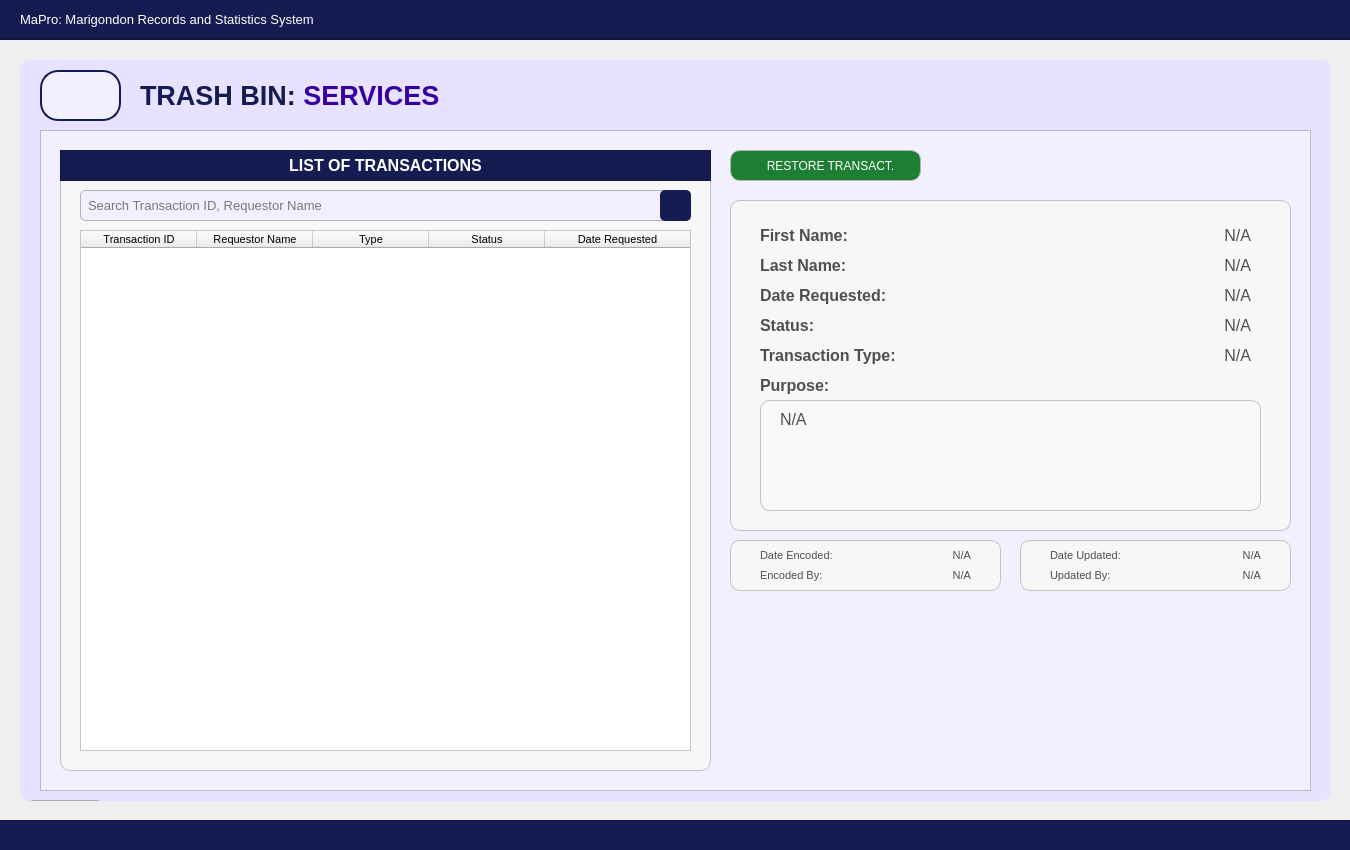
 <widget class="QWidget" name="User_dashboardWidget">
  <property name="geometry">
   <rect>
    <x>0</x>
    <y>0</y>
    <width>1350</width>
    <height>850</height>
   </rect>
  </property>
  <property name="sizePolicy">
   <sizepolicy hsizetype="Fixed" vsizetype="Fixed">
    <horstretch>0</horstretch>
    <verstretch>0</verstretch>
   </sizepolicy>
  </property>
  <property name="maximumSize">
   <size>
    <width>1350</width>
    <height>850</height>
   </size>
  </property>
  <property name="windowTitle">
   <string>Form</string>
  </property>
  <property name="styleSheet">
   <string notr="true">#User_dashboardWidget{
	background-color: #f2efff;
}</string>
  </property>
  <widget class="QFrame" name="border_blueLines1">
   <property name="geometry">
    <rect>
     <x>-10</x>
     <y>-1</y>
     <width>1371</width>
     <height>41</height>
    </rect>
   </property>
   <property name="styleSheet">
    <string notr="true">#border_blueLines1{
	background-color: #141c52;
}
</string>
   </property>
   <property name="frameShape">
    <enum>QFrame::Shape::StyledPanel</enum>
   </property>
   <property name="frameShadow">
    <enum>QFrame::Shadow::Raised</enum>
   </property>
   <widget class="QLabel" name="app_title">
    <property name="geometry">
     <rect>
      <x>30</x>
      <y>0</y>
      <width>1301</width>
      <height>41</height>
     </rect>
    </property>
    <property name="font">
     <font>
      <family>Arial</family>
      <pointsize>10</pointsize>
      <bold>false</bold>
     </font>
    </property>
    <property name="styleSheet">
     <string notr="true">#app_title {
	background-color: transparent;
	color: #FFFFFF;
}
</string>
    </property>
    <property name="text">
     <string>MaPro: Marigondon Records and Statistics System</string>
    </property>
    <property name="alignment">
     <set>Qt::AlignmentFlag::AlignLeading|Qt::AlignmentFlag::AlignLeft|Qt::AlignmentFlag::AlignVCenter</set>
    </property>
   </widget>
  </widget>
  <widget class="QFrame" name="border_blueLines2">
   <property name="geometry">
    <rect>
     <x>-10</x>
     <y>820</y>
     <width>1381</width>
     <height>31</height>
    </rect>
   </property>
   <property name="styleSheet">
    <string notr="true">#border_blueLines2{
	background-color: #141c52;
}
</string>
   </property>
   <property name="frameShape">
    <enum>QFrame::Shape::StyledPanel</enum>
   </property>
   <property name="frameShadow">
    <enum>QFrame::Shadow::Raised</enum>
   </property>
  </widget>
  <widget class="QFrame" name="baseBodyFrame">
   <property name="geometry">
    <rect>
     <x>20</x>
     <y>60</y>
     <width>1311</width>
     <height>741</height>
    </rect>
   </property>
   <property name="styleSheet">
    <string notr="true">#baseBodyFrame {
	background-color: #e7e2ff;
	border: none;
	border-radius: 10px;
}</string>
   </property>
   <property name="frameShape">
    <enum>QFrame::Shape::StyledPanel</enum>
   </property>
   <property name="frameShadow">
    <enum>QFrame::Shadow::Raised</enum>
   </property>
   <widget class="QPushButton" name="logout_buttonLogout_3">
    <property name="geometry">
     <rect>
      <x>10</x>
      <y>740</y>
      <width>71</width>
      <height>31</height>
     </rect>
    </property>
    <property name="font">
     <font>
      <family>Arial</family>
      <pointsize>8</pointsize>
      <bold>true</bold>
     </font>
    </property>
    <property name="cursor">
     <cursorShape>PointingHandCursor</cursorShape>
    </property>
    <property name="styleSheet">
     <string notr="true">#logout_buttonLogout {
    background-color: #bc1c1c;
    color: white;
    border-radius: 5px;
    padding: 10px; /* Optional: Adjusts spacing inside the button */
}
#logout_buttonLogout:hover {
    background-color: #d82020; /* Slightly lighter blue when hovered */
}
#logout_buttonLogout:pressed {
    background-color: #8c1515; /* Darker blue when clicked */
}</string>
    </property>
    <property name="text">
     <string>LOGOUT</string>
    </property>
   </widget>
   <widget class="QLabel" name="title_bodyStatistics">
    <property name="geometry">
     <rect>
      <x>120</x>
      <y>20</y>
      <width>471</width>
      <height>31</height>
     </rect>
    </property>
    <property name="font">
     <font>
      <family>Arial</family>
      <pointsize>20</pointsize>
      <bold>true</bold>
     </font>
    </property>
    <property name="styleSheet">
     <string notr="true">#title_bodyStatistics {
	background-color: transparent;
	color: #141c52;
}
</string>
    </property>
    <property name="text">
     <string>&lt;html&gt;&lt;head/&gt;&lt;body&gt;&lt;p&gt;TRASH BIN: &lt;span style=&quot; color:#3600a1;&quot;&gt;SERVICES&lt;/span&gt;&lt;/p&gt;&lt;/body&gt;&lt;/html&gt;</string>
    </property>
   </widget>
   <widget class="QFrame" name="statistics_frameBody">
    <property name="geometry">
     <rect>
      <x>20</x>
      <y>70</y>
      <width>1271</width>
      <height>661</height>
     </rect>
    </property>
    <property name="styleSheet">
     <string notr="true">#statistics_frameBody{
	background-color: #f2efff;
}</string>
    </property>
    <property name="frameShape">
     <enum>QFrame::Shape::StyledPanel</enum>
    </property>
    <property name="frameShadow">
     <enum>QFrame::Shadow::Raised</enum>
    </property>
    <widget class="QFrame" name="basePopUpBodyFrame">
     <property name="geometry">
      <rect>
       <x>20</x>
       <y>20</y>
       <width>651</width>
       <height>621</height>
      </rect>
     </property>
     <property name="styleSheet">
      <string notr="true">#basePopUpBodyFrame {
	background-color: rgb(247, 247, 247);
	border: 1px solid rgb(194, 194, 194);
	border-radius: 10px;
}</string>
     </property>
     <property name="frameShape">
      <enum>QFrame::Shape::StyledPanel</enum>
     </property>
     <property name="frameShadow">
      <enum>QFrame::Shadow::Raised</enum>
     </property>
     <widget class="QFrame" name="basePopUpTitleFrame_3">
      <property name="geometry">
       <rect>
        <x>0</x>
        <y>0</y>
        <width>651</width>
        <height>31</height>
       </rect>
      </property>
      <property name="styleSheet">
       <string notr="true">#basePopUpTitleFrame_3 {
	background-color: #141c52;
}</string>
      </property>
      <property name="frameShape">
       <enum>QFrame::Shape::StyledPanel</enum>
      </property>
      <property name="frameShadow">
       <enum>QFrame::Shadow::Raised</enum>
      </property>
      <widget class="QLabel" name="label_title_3">
       <property name="geometry">
        <rect>
         <x>0</x>
         <y>0</y>
         <width>651</width>
         <height>31</height>
        </rect>
       </property>
       <property name="font">
        <font>
         <family>Arial</family>
         <pointsize>12</pointsize>
         <bold>true</bold>
        </font>
       </property>
       <property name="styleSheet">
        <string notr="true">#label_title_3{
	background-color:transparent;
	color: rgb(255, 255, 255);
}</string>
       </property>
       <property name="text">
        <string>LIST OF TRANSACTIONS</string>
       </property>
       <property name="alignment">
        <set>Qt::AlignmentFlag::AlignCenter</set>
       </property>
      </widget>
     </widget>
     <widget class="QLineEdit" name="trans_TransactionID_fieldSearch">
      <property name="geometry">
       <rect>
        <x>20</x>
        <y>40</y>
        <width>611</width>
        <height>31</height>
       </rect>
      </property>
      <property name="font">
       <font>
        <family>Arial</family>
        <pointsize>10</pointsize>
       </font>
      </property>
      <property name="styleSheet">
       <string notr="true">#trans_TransactionID_fieldSearch{
    border: 1px solid #b3b3b3;  /* Black border */
    border-radius: 5px;        /* Rounded corners */
    padding: 5px;               /* Inner spacing */
    background-color: #f2efff;  /* Gray background */
    color: #000000; 
}
</string>
      </property>
      <property name="text">
       <string/>
      </property>
      <property name="placeholderText">
       <string>Search Transaction ID, Requestor Name</string>
      </property>
     </widget>
     <widget class="QPushButton" name="inst_Transaction_buttonSearch">
      <property name="geometry">
       <rect>
        <x>600</x>
        <y>40</y>
        <width>31</width>
        <height>31</height>
       </rect>
      </property>
      <property name="font">
       <font>
        <family>Arial</family>
        <pointsize>9</pointsize>
       </font>
      </property>
      <property name="cursor">
       <cursorShape>PointingHandCursor</cursorShape>
      </property>
      <property name="focusPolicy">
       <enum>Qt::FocusPolicy::NoFocus</enum>
      </property>
      <property name="styleSheet">
       <string notr="true">#inst_Transaction_buttonSearch {
    background-color:  #141c52;
    color: white;
    border-radius: 5px;
    padding: 10px; /* Optional: Adjusts spacing inside the button */
}
#inst_Transaction_buttonSearch:hover {
    background-color: #1a237e; /* Slightly lighter blue when hovered */
}
#inst_Transaction_buttonSearch:pressed {
    background-color: #0f1442; /* Darker blue when clicked */
}</string>
      </property>
      <property name="text">
       <string/>
      </property>
      <property name="icon">
       <iconset>
        <normaloff>../../../../../Desktop/CTU 2nd Year - 2nd Semester Files/PC 225L - INFORMATION MANAGEMENT LABORATORY/PROFILING_SYSTEM/Profiling-System/Assets/FuncIcons/icon_search_w.svg</normaloff>../../../../../Desktop/CTU 2nd Year - 2nd Semester Files/PC 225L - INFORMATION MANAGEMENT LABORATORY/PROFILING_SYSTEM/Profiling-System/Assets/FuncIcons/icon_search_w.svg</iconset>
      </property>
      <property name="iconSize">
       <size>
        <width>20</width>
        <height>20</height>
       </size>
      </property>
     </widget>
     <widget class="QTableWidget" name="inst_tableView_List_RegBusiness">
      <property name="geometry">
       <rect>
        <x>20</x>
        <y>80</y>
        <width>611</width>
        <height>521</height>
       </rect>
      </property>
      <property name="font">
       <font>
        <family>Arial</family>
        <pointsize>8</pointsize>
       </font>
      </property>
      <property name="focusPolicy">
       <enum>Qt::FocusPolicy::NoFocus</enum>
      </property>
      <property name="styleSheet">
       <string notr="true">#inst_tableView_List_RegBusiness {
	background-color: white;
	color: #black;
}
</string>
      </property>
      <property name="editTriggers">
       <set>QAbstractItemView::EditTrigger::NoEditTriggers</set>
      </property>
      <attribute name="horizontalHeaderVisible">
       <bool>true</bool>
      </attribute>
      <attribute name="horizontalHeaderCascadingSectionResizes">
       <bool>false</bool>
      </attribute>
      <attribute name="horizontalHeaderDefaultSectionSize">
       <number>116</number>
      </attribute>
      <attribute name="horizontalHeaderShowSortIndicator" stdset="0">
       <bool>false</bool>
      </attribute>
      <attribute name="horizontalHeaderStretchLastSection">
       <bool>true</bool>
      </attribute>
      <attribute name="verticalHeaderVisible">
       <bool>false</bool>
      </attribute>
      <attribute name="verticalHeaderCascadingSectionResizes">
       <bool>false</bool>
      </attribute>
      <column>
       <property name="text">
        <string>Transaction ID</string>
       </property>
       <property name="font">
        <font>
         <family>Arial</family>
         <pointsize>8</pointsize>
        </font>
       </property>
       <property name="background">
        <color>
         <red>211</red>
         <green>205</green>
         <blue>255</blue>
        </color>
       </property>
      </column>
      <column>
       <property name="text">
        <string>Requestor Name</string>
       </property>
       <property name="font">
        <font>
         <family>Arial</family>
         <pointsize>8</pointsize>
        </font>
       </property>
       <property name="background">
        <color>
         <red>211</red>
         <green>205</green>
         <blue>255</blue>
        </color>
       </property>
      </column>
      <column>
       <property name="text">
        <string>Type</string>
       </property>
       <property name="font">
        <font>
         <family>Arial</family>
         <pointsize>8</pointsize>
        </font>
       </property>
       <property name="background">
        <color>
         <red>211</red>
         <green>205</green>
         <blue>255</blue>
        </color>
       </property>
      </column>
      <column>
       <property name="text">
        <string>Status</string>
       </property>
       <property name="font">
        <font>
         <family>Arial</family>
         <pointsize>8</pointsize>
        </font>
       </property>
       <property name="background">
        <color>
         <red>211</red>
         <green>205</green>
         <blue>255</blue>
        </color>
       </property>
      </column>
      <column>
       <property name="text">
        <string>Date Requested</string>
       </property>
       <property name="font">
        <font>
         <family>Arial</family>
         <pointsize>8</pointsize>
        </font>
       </property>
       <property name="background">
        <color>
         <red>211</red>
         <green>205</green>
         <blue>255</blue>
        </color>
       </property>
      </column>
     </widget>
    </widget>
    <widget class="QPushButton" name="trans_Transact_button_restore">
     <property name="geometry">
      <rect>
       <x>690</x>
       <y>20</y>
       <width>191</width>
       <height>31</height>
      </rect>
     </property>
     <property name="font">
      <font>
       <family>Arial</family>
       <pointsize>9</pointsize>
      </font>
     </property>
     <property name="cursor">
      <cursorShape>PointingHandCursor</cursorShape>
     </property>
     <property name="focusPolicy">
      <enum>Qt::FocusPolicy::NoFocus</enum>
     </property>
     <property name="styleSheet">
      <string notr="true">#trans_Transact_button_restore {
    background-color:  #1e7e34; /* Default green */
    color: white;
    border: 1px solid #b5b5b5;
    border-radius: 10px;
    padding: 10px; 
}

#trans_Transact_button_restore:hover {
    background-color: #28a745; /* Brighter green when hovered */
    color: white; 
}

#trans_Transact_button_restore:pressed {
    background-color:  #34c759; /* Darker green when pressed */
    color: white; 
}
</string>
     </property>
     <property name="text">
      <string>   RESTORE TRANSACT.</string>
     </property>
     <property name="icon">
      <iconset>
       <normaloff>../../../Assets/FuncIcons/icon_add.svg</normaloff>../../../Assets/FuncIcons/icon_add.svg</iconset>
     </property>
     <property name="iconSize">
      <size>
       <width>20</width>
       <height>20</height>
      </size>
     </property>
    </widget>
    <widget class="QFrame" name="basePopUpBodyFrame_3">
     <property name="geometry">
      <rect>
       <x>690</x>
       <y>70</y>
       <width>561</width>
       <height>331</height>
      </rect>
     </property>
     <property name="styleSheet">
      <string notr="true">#basePopUpBodyFrame_3 {
	background-color: rgb(247, 247, 247);
	border: 1px solid rgb(194, 194, 194);
	border-radius: 10px;
}</string>
     </property>
     <property name="frameShape">
      <enum>QFrame::Shape::StyledPanel</enum>
     </property>
     <property name="frameShadow">
      <enum>QFrame::Shadow::Raised</enum>
     </property>
     <widget class="QLabel" name="trans_labelLastName">
      <property name="geometry">
       <rect>
        <x>30</x>
        <y>50</y>
        <width>191</width>
        <height>31</height>
       </rect>
      </property>
      <property name="font">
       <font>
        <family>Arial</family>
        <pointsize>12</pointsize>
        <bold>true</bold>
       </font>
      </property>
      <property name="styleSheet">
       <string notr="true">#trans_labelLastName{
	background-color:transparent;
	color:#4f4f4f;
}</string>
      </property>
      <property name="text">
       <string>Last Name:</string>
      </property>
      <property name="alignment">
       <set>Qt::AlignmentFlag::AlignLeading|Qt::AlignmentFlag::AlignLeft|Qt::AlignmentFlag::AlignVCenter</set>
      </property>
     </widget>
     <widget class="QLabel" name="trans_labelDateReq">
      <property name="geometry">
       <rect>
        <x>30</x>
        <y>80</y>
        <width>191</width>
        <height>31</height>
       </rect>
      </property>
      <property name="font">
       <font>
        <family>Arial</family>
        <pointsize>12</pointsize>
        <bold>true</bold>
       </font>
      </property>
      <property name="styleSheet">
       <string notr="true">#trans_labelDateReq{
	background-color:transparent;
	color:#4f4f4f;
}</string>
      </property>
      <property name="text">
       <string>Date Requested:</string>
      </property>
      <property name="alignment">
       <set>Qt::AlignmentFlag::AlignLeading|Qt::AlignmentFlag::AlignLeft|Qt::AlignmentFlag::AlignVCenter</set>
      </property>
     </widget>
     <widget class="QLabel" name="trans_displayFirstName">
      <property name="geometry">
       <rect>
        <x>190</x>
        <y>20</y>
        <width>331</width>
        <height>31</height>
       </rect>
      </property>
      <property name="font">
       <font>
        <family>Arial</family>
        <pointsize>12</pointsize>
       </font>
      </property>
      <property name="styleSheet">
       <string notr="true">#trans_displayFirstName{
	background-color:transparent;
	color:#4f4f4f;
}</string>
      </property>
      <property name="text">
       <string>N/A</string>
      </property>
      <property name="alignment">
       <set>Qt::AlignmentFlag::AlignRight|Qt::AlignmentFlag::AlignTrailing|Qt::AlignmentFlag::AlignVCenter</set>
      </property>
     </widget>
     <widget class="QLabel" name="trans_labelStatus">
      <property name="geometry">
       <rect>
        <x>30</x>
        <y>110</y>
        <width>181</width>
        <height>31</height>
       </rect>
      </property>
      <property name="font">
       <font>
        <family>Arial</family>
        <pointsize>12</pointsize>
        <bold>true</bold>
       </font>
      </property>
      <property name="styleSheet">
       <string notr="true">#trans_labelStatus{
	background-color:transparent;
	color:#4f4f4f;
}</string>
      </property>
      <property name="text">
       <string>Status:</string>
      </property>
      <property name="alignment">
       <set>Qt::AlignmentFlag::AlignLeading|Qt::AlignmentFlag::AlignLeft|Qt::AlignmentFlag::AlignVCenter</set>
      </property>
     </widget>
     <widget class="QLabel" name="trans_displayStatus">
      <property name="geometry">
       <rect>
        <x>190</x>
        <y>110</y>
        <width>331</width>
        <height>31</height>
       </rect>
      </property>
      <property name="font">
       <font>
        <family>Arial</family>
        <pointsize>12</pointsize>
       </font>
      </property>
      <property name="styleSheet">
       <string notr="true">#trans_displayStatus{
	background-color:transparent;
	color:#4f4f4f;
}</string>
      </property>
      <property name="text">
       <string>N/A</string>
      </property>
      <property name="alignment">
       <set>Qt::AlignmentFlag::AlignRight|Qt::AlignmentFlag::AlignTrailing|Qt::AlignmentFlag::AlignVCenter</set>
      </property>
     </widget>
     <widget class="QLabel" name="trans_displayLastName">
      <property name="geometry">
       <rect>
        <x>190</x>
        <y>50</y>
        <width>331</width>
        <height>31</height>
       </rect>
      </property>
      <property name="font">
       <font>
        <family>Arial</family>
        <pointsize>12</pointsize>
       </font>
      </property>
      <property name="styleSheet">
       <string notr="true">#trans_displayLastName{
	background-color:transparent;
	color:#4f4f4f;
}</string>
      </property>
      <property name="text">
       <string>N/A</string>
      </property>
      <property name="alignment">
       <set>Qt::AlignmentFlag::AlignRight|Qt::AlignmentFlag::AlignTrailing|Qt::AlignmentFlag::AlignVCenter</set>
      </property>
     </widget>
     <widget class="QLabel" name="trans_labelFirstName">
      <property name="geometry">
       <rect>
        <x>30</x>
        <y>20</y>
        <width>151</width>
        <height>31</height>
       </rect>
      </property>
      <property name="font">
       <font>
        <family>Arial</family>
        <pointsize>12</pointsize>
        <bold>true</bold>
       </font>
      </property>
      <property name="styleSheet">
       <string notr="true">#trans_labelFirstName{
	background-color:transparent;
	color:#4f4f4f;
}</string>
      </property>
      <property name="text">
       <string>First Name:</string>
      </property>
      <property name="alignment">
       <set>Qt::AlignmentFlag::AlignLeading|Qt::AlignmentFlag::AlignLeft|Qt::AlignmentFlag::AlignVCenter</set>
      </property>
     </widget>
     <widget class="QLabel" name="trans_displayDateRequested">
      <property name="geometry">
       <rect>
        <x>190</x>
        <y>80</y>
        <width>331</width>
        <height>31</height>
       </rect>
      </property>
      <property name="font">
       <font>
        <family>Arial</family>
        <pointsize>12</pointsize>
       </font>
      </property>
      <property name="styleSheet">
       <string notr="true">#trans_displayDateRequested{
	background-color:transparent;
	color:#4f4f4f;
}</string>
      </property>
      <property name="text">
       <string>N/A</string>
      </property>
      <property name="alignment">
       <set>Qt::AlignmentFlag::AlignRight|Qt::AlignmentFlag::AlignTrailing|Qt::AlignmentFlag::AlignVCenter</set>
      </property>
     </widget>
     <widget class="QFrame" name="basePopUpBodyFrame_Desc_2">
      <property name="geometry">
       <rect>
        <x>30</x>
        <y>200</y>
        <width>501</width>
        <height>111</height>
       </rect>
      </property>
      <property name="styleSheet">
       <string notr="true">#basePopUpBodyFrame_Desc_2 {
	background-color: rgb(248, 248, 248);
	border: 1px solid rgb(194, 194, 194);
	border-radius: 10px;
}</string>
      </property>
      <property name="frameShape">
       <enum>QFrame::Shape::StyledPanel</enum>
      </property>
      <property name="frameShadow">
       <enum>QFrame::Shadow::Raised</enum>
      </property>
      <widget class="QLabel" name="trans_displayPurpose">
       <property name="geometry">
        <rect>
         <x>20</x>
         <y>10</y>
         <width>461</width>
         <height>91</height>
        </rect>
       </property>
       <property name="font">
        <font>
         <family>Arial</family>
         <pointsize>12</pointsize>
        </font>
       </property>
       <property name="styleSheet">
        <string notr="true">#trans_displayPurpose{
	background-color:transparent;
	color:#4f4f4f;
}</string>
       </property>
       <property name="text">
        <string>N/A</string>
       </property>
       <property name="alignment">
        <set>Qt::AlignmentFlag::AlignLeading|Qt::AlignmentFlag::AlignLeft|Qt::AlignmentFlag::AlignTop</set>
       </property>
       <property name="wordWrap">
        <bool>true</bool>
       </property>
      </widget>
     </widget>
     <widget class="QLabel" name="trans_labelTransactionType">
      <property name="geometry">
       <rect>
        <x>30</x>
        <y>140</y>
        <width>181</width>
        <height>31</height>
       </rect>
      </property>
      <property name="font">
       <font>
        <family>Arial</family>
        <pointsize>12</pointsize>
        <bold>true</bold>
       </font>
      </property>
      <property name="styleSheet">
       <string notr="true">#trans_labelTransactionType{
	background-color:transparent;
	color:#4f4f4f;
}</string>
      </property>
      <property name="text">
       <string>Transaction Type:</string>
      </property>
      <property name="alignment">
       <set>Qt::AlignmentFlag::AlignLeading|Qt::AlignmentFlag::AlignLeft|Qt::AlignmentFlag::AlignVCenter</set>
      </property>
     </widget>
     <widget class="QLabel" name="trans_displayTransactionType">
      <property name="geometry">
       <rect>
        <x>190</x>
        <y>140</y>
        <width>331</width>
        <height>31</height>
       </rect>
      </property>
      <property name="font">
       <font>
        <family>Arial</family>
        <pointsize>12</pointsize>
       </font>
      </property>
      <property name="styleSheet">
       <string notr="true">#trans_displayTransactionType{
	background-color:transparent;
	color:#4f4f4f;
}</string>
      </property>
      <property name="text">
       <string>N/A</string>
      </property>
      <property name="alignment">
       <set>Qt::AlignmentFlag::AlignRight|Qt::AlignmentFlag::AlignTrailing|Qt::AlignmentFlag::AlignVCenter</set>
      </property>
     </widget>
     <widget class="QLabel" name="trans_labelPurpose">
      <property name="geometry">
       <rect>
        <x>30</x>
        <y>170</y>
        <width>221</width>
        <height>31</height>
       </rect>
      </property>
      <property name="font">
       <font>
        <family>Arial</family>
        <pointsize>12</pointsize>
        <bold>true</bold>
       </font>
      </property>
      <property name="styleSheet">
       <string notr="true">#trans_labelPurpose{
	background-color:transparent;
	color:#4f4f4f;
}</string>
      </property>
      <property name="text">
       <string>Purpose:</string>
      </property>
      <property name="alignment">
       <set>Qt::AlignmentFlag::AlignLeading|Qt::AlignmentFlag::AlignLeft|Qt::AlignmentFlag::AlignVCenter</set>
      </property>
     </widget>
    </widget>
    <widget class="QFrame" name="basePopUpBodyFrame_5">
     <property name="geometry">
      <rect>
       <x>980</x>
       <y>410</y>
       <width>271</width>
       <height>51</height>
      </rect>
     </property>
     <property name="styleSheet">
      <string notr="true">#basePopUpBodyFrame_5 {
	background-color: rgb(247, 247, 247);
	border: 1px solid rgb(194, 194, 194);
	border-radius: 10px;
}</string>
     </property>
     <property name="frameShape">
      <enum>QFrame::Shape::StyledPanel</enum>
     </property>
     <property name="frameShadow">
      <enum>QFrame::Shadow::Raised</enum>
     </property>
     <widget class="QLabel" name="label_DateUpdated">
      <property name="geometry">
       <rect>
        <x>30</x>
        <y>0</y>
        <width>81</width>
        <height>31</height>
       </rect>
      </property>
      <property name="font">
       <font>
        <family>Arial</family>
        <pointsize>8</pointsize>
       </font>
      </property>
      <property name="styleSheet">
       <string notr="true">#label_DateUpdated{
	background-color:transparent;
	color:#4f4f4f;
}</string>
      </property>
      <property name="text">
       <string>Date Updated:</string>
      </property>
      <property name="alignment">
       <set>Qt::AlignmentFlag::AlignLeading|Qt::AlignmentFlag::AlignLeft|Qt::AlignmentFlag::AlignVCenter</set>
      </property>
     </widget>
     <widget class="QLabel" name="display_DateUpdated">
      <property name="geometry">
       <rect>
        <x>100</x>
        <y>0</y>
        <width>141</width>
        <height>31</height>
       </rect>
      </property>
      <property name="font">
       <font>
        <family>Arial</family>
        <pointsize>8</pointsize>
       </font>
      </property>
      <property name="styleSheet">
       <string notr="true">#display_DateUpdated{
	background-color:transparent;
	color:#4f4f4f;
}</string>
      </property>
      <property name="text">
       <string>N/A</string>
      </property>
      <property name="alignment">
       <set>Qt::AlignmentFlag::AlignRight|Qt::AlignmentFlag::AlignTrailing|Qt::AlignmentFlag::AlignVCenter</set>
      </property>
     </widget>
     <widget class="QLabel" name="display_UpdatedBy">
      <property name="geometry">
       <rect>
        <x>90</x>
        <y>20</y>
        <width>151</width>
        <height>31</height>
       </rect>
      </property>
      <property name="font">
       <font>
        <family>Arial</family>
        <pointsize>8</pointsize>
       </font>
      </property>
      <property name="styleSheet">
       <string notr="true">#display_UpdatedBy{
	background-color:transparent;
	color:#4f4f4f;
}</string>
      </property>
      <property name="text">
       <string>N/A</string>
      </property>
      <property name="alignment">
       <set>Qt::AlignmentFlag::AlignRight|Qt::AlignmentFlag::AlignTrailing|Qt::AlignmentFlag::AlignVCenter</set>
      </property>
     </widget>
     <widget class="QLabel" name="label_UpdatedBy">
      <property name="geometry">
       <rect>
        <x>30</x>
        <y>20</y>
        <width>81</width>
        <height>31</height>
       </rect>
      </property>
      <property name="font">
       <font>
        <family>Arial</family>
        <pointsize>8</pointsize>
       </font>
      </property>
      <property name="styleSheet">
       <string notr="true">#label_UpdatedBy{
	background-color:transparent;
	color:#4f4f4f;
}</string>
      </property>
      <property name="text">
       <string>Updated By:</string>
      </property>
      <property name="alignment">
       <set>Qt::AlignmentFlag::AlignLeading|Qt::AlignmentFlag::AlignLeft|Qt::AlignmentFlag::AlignVCenter</set>
      </property>
     </widget>
    </widget>
    <widget class="QFrame" name="basePopUpBodyFrame_4">
     <property name="geometry">
      <rect>
       <x>690</x>
       <y>410</y>
       <width>271</width>
       <height>51</height>
      </rect>
     </property>
     <property name="styleSheet">
      <string notr="true">#basePopUpBodyFrame_4 {
	background-color: rgb(247, 247, 247);
	border: 1px solid rgb(194, 194, 194);
	border-radius: 10px;
}</string>
     </property>
     <property name="frameShape">
      <enum>QFrame::Shape::StyledPanel</enum>
     </property>
     <property name="frameShadow">
      <enum>QFrame::Shadow::Raised</enum>
     </property>
     <widget class="QLabel" name="label_DateEncoded">
      <property name="geometry">
       <rect>
        <x>30</x>
        <y>0</y>
        <width>81</width>
        <height>31</height>
       </rect>
      </property>
      <property name="font">
       <font>
        <family>Arial</family>
        <pointsize>8</pointsize>
       </font>
      </property>
      <property name="styleSheet">
       <string notr="true">#label_DateEncoded{
	background-color:transparent;
	color:#4f4f4f;
}</string>
      </property>
      <property name="text">
       <string>Date Encoded:</string>
      </property>
      <property name="alignment">
       <set>Qt::AlignmentFlag::AlignLeading|Qt::AlignmentFlag::AlignLeft|Qt::AlignmentFlag::AlignVCenter</set>
      </property>
     </widget>
     <widget class="QLabel" name="display_DateEncoded">
      <property name="geometry">
       <rect>
        <x>100</x>
        <y>0</y>
        <width>141</width>
        <height>31</height>
       </rect>
      </property>
      <property name="font">
       <font>
        <family>Arial</family>
        <pointsize>8</pointsize>
       </font>
      </property>
      <property name="styleSheet">
       <string notr="true">#display_DateEncoded{
	background-color:transparent;
	color:#4f4f4f;
}</string>
      </property>
      <property name="text">
       <string>N/A</string>
      </property>
      <property name="alignment">
       <set>Qt::AlignmentFlag::AlignRight|Qt::AlignmentFlag::AlignTrailing|Qt::AlignmentFlag::AlignVCenter</set>
      </property>
     </widget>
     <widget class="QLabel" name="display_EncodedBy">
      <property name="geometry">
       <rect>
        <x>90</x>
        <y>20</y>
        <width>151</width>
        <height>31</height>
       </rect>
      </property>
      <property name="font">
       <font>
        <family>Arial</family>
        <pointsize>8</pointsize>
       </font>
      </property>
      <property name="styleSheet">
       <string notr="true">#display_EncodedBy{
	background-color:transparent;
	color:#4f4f4f;
}</string>
      </property>
      <property name="text">
       <string>N/A</string>
      </property>
      <property name="alignment">
       <set>Qt::AlignmentFlag::AlignRight|Qt::AlignmentFlag::AlignTrailing|Qt::AlignmentFlag::AlignVCenter</set>
      </property>
     </widget>
     <widget class="QLabel" name="label_EncodedBy">
      <property name="geometry">
       <rect>
        <x>30</x>
        <y>20</y>
        <width>81</width>
        <height>31</height>
       </rect>
      </property>
      <property name="font">
       <font>
        <family>Arial</family>
        <pointsize>8</pointsize>
       </font>
      </property>
      <property name="styleSheet">
       <string notr="true">#label_EncodedBy{
	background-color:transparent;
	color:#4f4f4f;
}</string>
      </property>
      <property name="text">
       <string>Encoded By:</string>
      </property>
      <property name="alignment">
       <set>Qt::AlignmentFlag::AlignLeading|Qt::AlignmentFlag::AlignLeft|Qt::AlignmentFlag::AlignVCenter</set>
      </property>
     </widget>
    </widget>
   </widget>
   <widget class="QToolButton" name="btn_returnToTrashBinPage">
    <property name="geometry">
     <rect>
      <x>20</x>
      <y>10</y>
      <width>81</width>
      <height>51</height>
     </rect>
    </property>
    <property name="styleSheet">
     <string notr="true">#btn_returnToTrashBinPage {
    background-color: #f2efff;
    color: #141c52;
	border: 2px solid #141c52; 
	border-radius: 18px;
	text-align: left;
    padding: 10px; /* Optional: Adjusts spacing inside the button */
}
#btn_returnToTrashBinPage:hover {
    background-color: #fdfdff; /* Slightly lighter blue when hovered */
}
#btn_returnToTrashBinPage:pressed {
    background-color: #e7e5f4; /* Darker blue when clicked */
}

</string>
    </property>
    <property name="text">
     <string/>
    </property>
    <property name="icon">
     <iconset>
      <normaloff>../../../Assets/FuncIcons/img_return.png</normaloff>../../../Assets/FuncIcons/img_return.png</iconset>
    </property>
    <property name="iconSize">
     <size>
      <width>25</width>
      <height>25</height>
     </size>
    </property>
   </widget>
  </widget>
 </widget>
